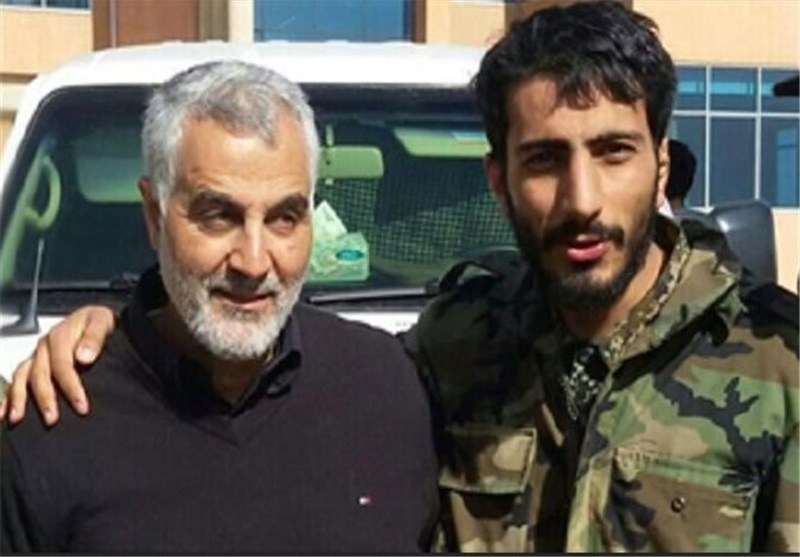
#> input picture assets/picture/samplePicture.jpg, 800 x 557 px
$ python face_detection.py
#> lines starting #> are read from the running program, lines starting #| are printed output that depends on the picture; after the words box and inside, x2 and y2 are one past the last pixel; in counts of white or black regions, pixels touching at a corner belong together
import cv2 as cv

path = r'./assets/picture/samplePicture.jpg'

img = cv.imread(path)
#> img is the input picture: shape (557, 800, 3); mean B, G, R 81.5, 90.1, 94

#print (img)
# make picture gray
grayPicture = cv.cvtColor(img,cv.COLOR_BGR2GRAY)
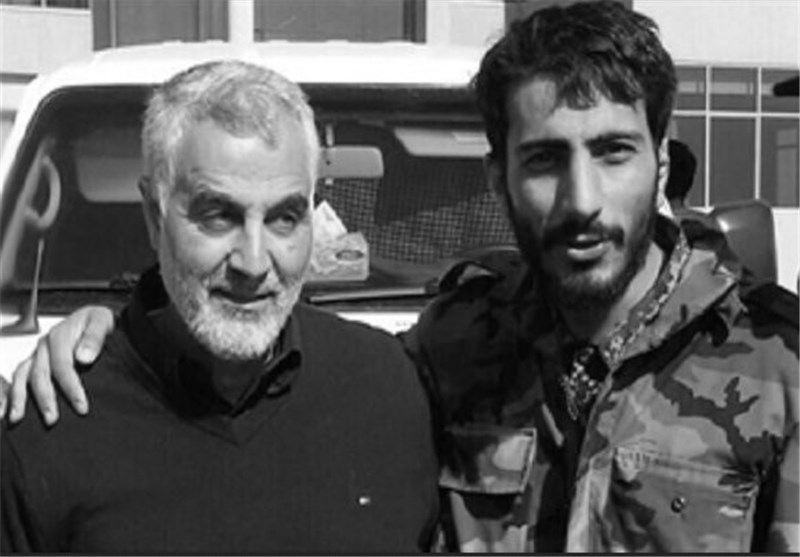
#> grayPicture: shape (557, 800); min 0, max 255, mean 90.3

#print(grayPicture)

#cv.imshow('picutre',grayPicture)

# set classifier
haar_face_classifier = cv.CascadeClassifier('haar_face.xml')

# use classifier to detect faces
faces_rect = haar_face_classifier.detectMultiScale(grayPicture , scaleFactor=1.04 , minNeighbors=3)
#> faces_rect = [[614, 446, 26, 26], [483, 80, 196, 196], [145, 137, 208, 208]]


print("Coordinates of faces:\n")
print(faces_rect)
#| [[614 446  26  26]
#|  [483  80 196 196]
#|  [145 137 208 208]]
print("Wait for picture to popup...")

for (x,y,w,h) in faces_rect:
    cv.rectangle(img , (x,y) , (x+h,y+w) , (255,0,0) , thickness=1)
#> this loop made 3 passes
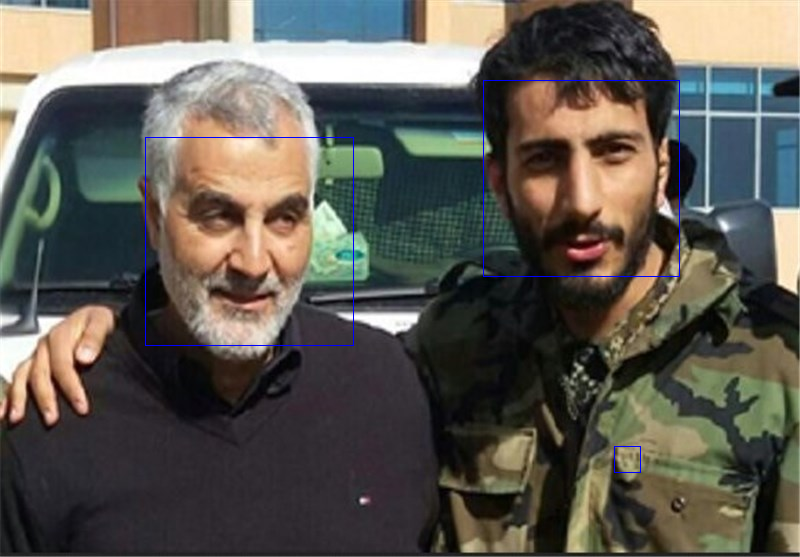
#> img: shape (557, 800, 3); 0.39% of pixels changed, all inside (x1, y1, x2, y2) = (145, 80, 680, 473)

cv.imshow('Detected Person',img)

cv.waitKey(0)
